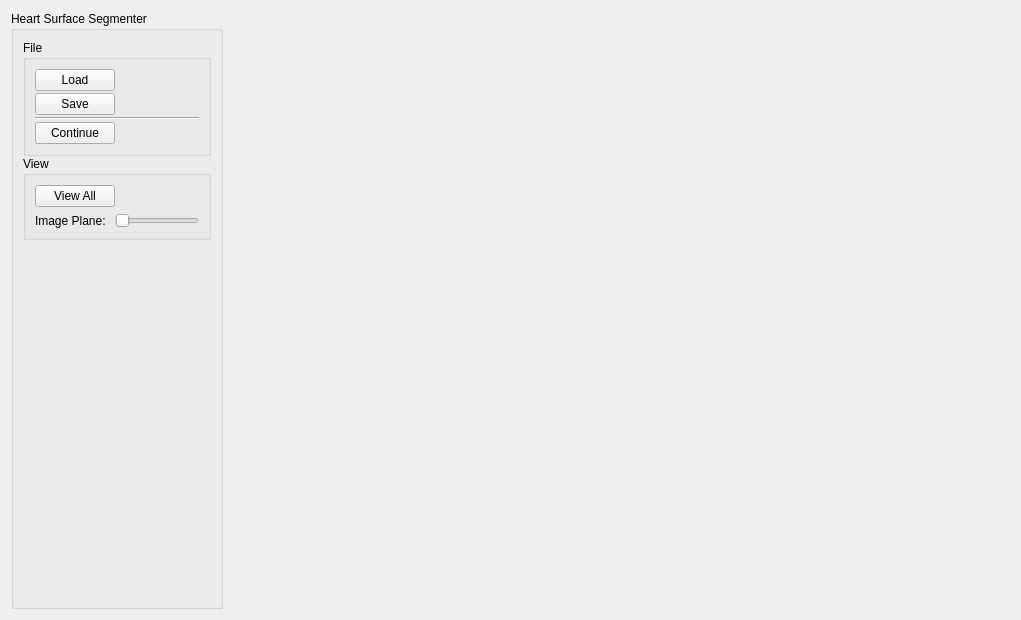
<?xml version="1.0" encoding="UTF-8"?>
<ui version="4.0">
 <class>SemiAutoWidget</class>
 <widget class="QWidget" name="SemiAutoWidget">
  <property name="geometry">
   <rect>
    <x>0</x>
    <y>0</y>
    <width>1021</width>
    <height>620</height>
   </rect>
  </property>
  <property name="windowTitle">
   <string>Heart Surface</string>
  </property>
  <layout class="QHBoxLayout" name="horizontalLayout">
   <item>
    <widget class="QGroupBox" name="groupBox_3">
     <property name="title">
      <string>Heart Surface Segmenter</string>
     </property>
     <layout class="QVBoxLayout" name="verticalLayout_10">
      <property name="spacing">
       <number>0</number>
      </property>
      <item>
       <widget class="QGroupBox" name="groupBox_4">
        <property name="title">
         <string>File</string>
        </property>
        <layout class="QVBoxLayout" name="verticalLayout_7">
         <property name="spacing">
          <number>2</number>
         </property>
         <item>
          <layout class="QHBoxLayout" name="horizontalLayout_8">
           <item>
            <widget class="QPushButton" name="pushButtonLoad">
             <property name="text">
              <string>Load</string>
             </property>
            </widget>
           </item>
           <item>
            <spacer name="horizontalSpacer_7">
             <property name="orientation">
              <enum>Qt::Horizontal</enum>
             </property>
             <property name="sizeHint" stdset="0">
              <size>
               <width>40</width>
               <height>20</height>
              </size>
             </property>
            </spacer>
           </item>
          </layout>
         </item>
         <item>
          <layout class="QHBoxLayout" name="horizontalLayout_9">
           <item>
            <widget class="QPushButton" name="pushButtonSave">
             <property name="text">
              <string>Save</string>
             </property>
            </widget>
           </item>
           <item>
            <spacer name="horizontalSpacer_8">
             <property name="orientation">
              <enum>Qt::Horizontal</enum>
             </property>
             <property name="sizeHint" stdset="0">
              <size>
               <width>40</width>
               <height>20</height>
              </size>
             </property>
            </spacer>
           </item>
          </layout>
         </item>
         <item>
          <widget class="Line" name="line">
           <property name="orientation">
            <enum>Qt::Horizontal</enum>
           </property>
          </widget>
         </item>
         <item>
          <layout class="QHBoxLayout" name="horizontalLayout_7">
           <item>
            <widget class="QPushButton" name="pushButtonContinue">
             <property name="text">
              <string>Continue</string>
             </property>
            </widget>
           </item>
           <item>
            <spacer name="horizontalSpacer_6">
             <property name="orientation">
              <enum>Qt::Horizontal</enum>
             </property>
             <property name="sizeHint" stdset="0">
              <size>
               <width>40</width>
               <height>20</height>
              </size>
             </property>
            </spacer>
           </item>
          </layout>
         </item>
        </layout>
       </widget>
      </item>
      <item>
       <widget class="QGroupBox" name="groupBox_6">
        <property name="title">
         <string>View</string>
        </property>
        <layout class="QVBoxLayout" name="verticalLayout">
         <item>
          <layout class="QHBoxLayout" name="horizontalLayout_2">
           <item>
            <widget class="QPushButton" name="pushButtonViewAll">
             <property name="text">
              <string>View All</string>
             </property>
            </widget>
           </item>
           <item>
            <spacer name="horizontalSpacer_2">
             <property name="orientation">
              <enum>Qt::Horizontal</enum>
             </property>
             <property name="sizeHint" stdset="0">
              <size>
               <width>40</width>
               <height>20</height>
              </size>
             </property>
            </spacer>
           </item>
          </layout>
         </item>
         <item>
          <layout class="QHBoxLayout" name="horizontalLayout_3">
           <item>
            <widget class="QLabel" name="label_3">
             <property name="text">
              <string>Image Plane: </string>
             </property>
            </widget>
           </item>
           <item>
            <widget class="QSlider" name="horizontalSlider">
             <property name="orientation">
              <enum>Qt::Horizontal</enum>
             </property>
            </widget>
           </item>
          </layout>
         </item>
        </layout>
       </widget>
      </item>
      <item>
       <spacer name="verticalSpacer">
        <property name="orientation">
         <enum>Qt::Vertical</enum>
        </property>
        <property name="sizeHint" stdset="0">
         <size>
          <width>20</width>
          <height>40</height>
         </size>
        </property>
       </spacer>
      </item>
     </layout>
    </widget>
   </item>
   <item>
    <widget class="SemiAutoSceneviewerWidget" name="widgetZinc" native="true">
     <property name="sizePolicy">
      <sizepolicy hsizetype="Preferred" vsizetype="Preferred">
       <horstretch>3</horstretch>
       <verstretch>0</verstretch>
      </sizepolicy>
     </property>
    </widget>
   </item>
  </layout>
 </widget>
 <customwidgets>
  <customwidget>
   <class>SemiAutoSceneviewerWidget</class>
   <extends>QWidget</extends>
   <header>semiautosceneviewerwidget.h</header>
   <container>1</container>
  </customwidget>
 </customwidgets>
 <resources/>
 <connections/>
</ui>
